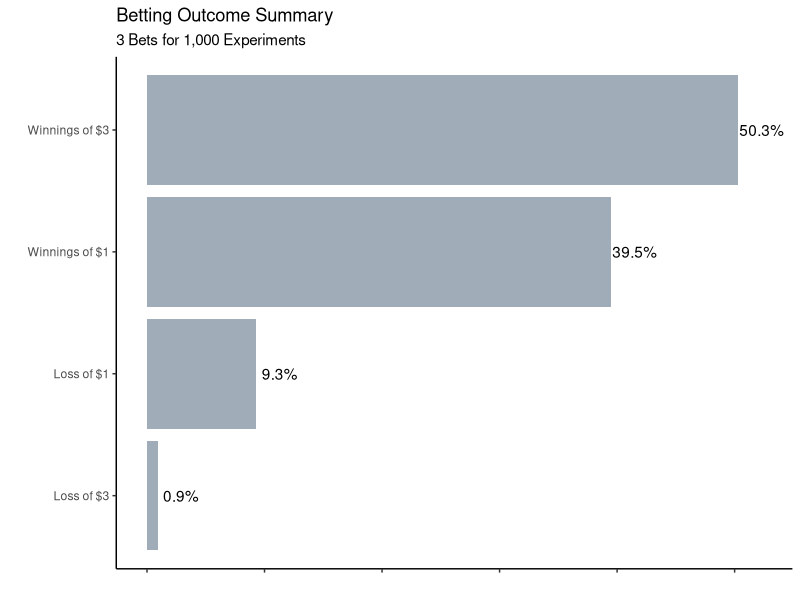
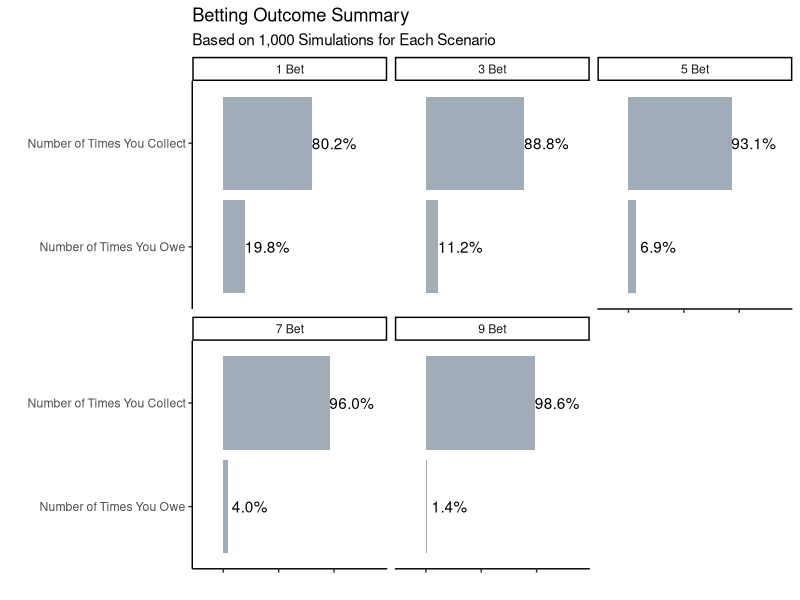

The R source for these figures, in order:
## ---- chunk 1
knitr::opts_chunk$set(echo = TRUE)
## ---- chunk 2
library(tidyverse)
## ---- chunk 3
data_set <- tibble(
  ice_cream_type = c("Vanilla", "Strawberry"),
  n_size         = c(40, 160))
## ---- chunk 4
data_set <- data_set %>%
  mutate(total_n_size = sum(n_size),
         probability  = round(n_size/total_n_size,4))
## ---- chunk 5
data_set
## ---- chunk 6
outcome <- tibble(outcome = c(-1, 1))

data_set <- cbind(data_set, outcome) %>%
  mutate(expected_prob = probability * outcome,
         num_new_bets  = 100,
         expected_value = expected_prob * num_new_bets) 

glimpse(data_set)
## ---- chunk 7
certain_bet_amount <- data_set %>%
  summarise(certain_bet = sum(expected_value) / max(num_new_bets))

certain_bet_amount
## ---- chunk 8
set.seed(1324)

three_bet_experiment <- tibble(
  experiment_num = rep(c(1:1000), each = 3),
  random_value   = runif(3000, 0, 1))
  
three_bet_experiment <- three_bet_experiment %>%
  mutate(win_loss = case_when(random_value <= 0.20 ~ -1,
                              TRUE ~ 1))
## ---- chunk 9
head(three_bet_experiment)
## ---- chunk 10
three_bet_aggr <- three_bet_experiment %>%
  group_by(experiment_num) %>%
  summarise(win_loss_sum = sum(win_loss)) %>%
  ungroup() %>%
  mutate(win_loss_bucket = case_when(win_loss_sum < 0 ~ str_c("Loss of $", abs(win_loss_sum)),
                                     TRUE ~ str_c("Winnings of $", win_loss_sum))) %>%
  mutate(win_loss_tally = 1)
## ---- chunk 11
head(three_bet_aggr)
## ---- chunk 12
three_bet_graph <- three_bet_aggr %>%
  select(win_loss_bucket, win_loss_tally) %>%
  group_by(win_loss_bucket) %>%
  summarise(win_loss_tally = sum(win_loss_tally)) %>%
  ungroup() %>%
  mutate(win_loss_perc = win_loss_tally / 1000)
## ---- chunk 13
head(three_bet_graph)
## ---- chunk 14
g <- ggplot(three_bet_graph, 
            aes(x = reorder(win_loss_bucket, win_loss_perc), 
                y = win_loss_perc)) + 
  geom_bar(stat = "identity",
           fill = "#a0acb8") +
  geom_text(aes(x = win_loss_bucket,
                y = win_loss_perc + 0.02, 
                label = scales::percent(win_loss_perc))) +
  coord_flip() +
  theme_classic() +
  theme(axis.text.x = element_blank()) +
  xlab(label = "") +
  ylab(label = "") +
  labs(title = "Betting Outcome Summary",
       subtitle = "3 Bets for 1,000 Experiments")
  
g
## ---- chunk 15
set.seed(123)

bet_scenario_tbl <- rbind(
  str_c(rep(c(1:1), each = 1000), " Bet") %>% enframe(),
  str_c(rep(c(3:3), each = 3000), " Bet") %>% enframe(),
  str_c(rep(c(5:5), each = 5000), " Bet") %>% enframe(),
  str_c(rep(c(7:7), each = 7000), " Bet") %>% enframe(),
  str_c(rep(c(9:9), each = 9000), " Bet") %>% enframe()
  ) %>%
  rename(bet_scenario = value)


experiment_num_tbl <- rbind(
  rep(c(1:1000), each = 1) %>% enframe(),
  rep(c(1:1000), each = 3) %>% enframe(),
  rep(c(1:1000), each = 5) %>% enframe(),
  rep(c(1:1000), each = 7) %>% enframe(),
  rep(c(1:1000), each = 9) %>% enframe()
  ) %>%
  rename(experiment_num = value)


random_value_tbl <- runif(25000, 0, 1) %>% enframe() %>%
  rename(random_value = value)

mult_bet_scenario_tbl <- cbind(bet_scenario_tbl, experiment_num_tbl, random_value_tbl) %>%
  select(bet_scenario, experiment_num, random_value)
## ---- chunk 16
head(mult_bet_scenario_tbl)
## ---- chunk 17
mult_bet_scenario_tbl <- mult_bet_scenario_tbl %>%
  mutate(win_loss = case_when(random_value <= 0.20 ~ -1,
                              TRUE ~ 1))
## ---- chunk 18
mult_bet_scenario_aggr <- mult_bet_scenario_tbl %>%
  group_by(bet_scenario, experiment_num) %>%
  summarise(win_loss_sum = sum(win_loss)) %>%
  ungroup() %>%
  mutate(win_loss_bucket = case_when(win_loss_sum < 0 ~ "Number of Times You Owe",
                                     TRUE ~ "Number of Times You Collect")) %>%
  mutate(win_loss_tally = 1)
## ---- chunk 19
mult_bet_scenario_aggr %>% glimpse()
## ---- chunk 20
mult_bet_scenario_graph <- mult_bet_scenario_aggr %>%
  select(bet_scenario, win_loss_bucket, win_loss_tally) %>%
  group_by(bet_scenario, win_loss_bucket) %>%
  summarise(win_loss_tally = sum(win_loss_tally)) %>%
  ungroup() %>%
  mutate(win_loss_perc = win_loss_tally / 1000)
## ---- chunk 21
head(mult_bet_scenario_graph)
## ---- chunk 22
g <- ggplot(mult_bet_scenario_graph, 
            aes(x = reorder(win_loss_bucket, win_loss_perc), 
                y = win_loss_perc)) + 
  geom_bar(stat = "identity",
           fill = "#a0acb8") +
  geom_text(aes(x = win_loss_bucket, 
                y = win_loss_perc + 0.2, 
                label = scales::percent(win_loss_perc))) +
  coord_flip() +
  theme_classic() +
  theme(axis.text.x = element_blank()) +
  xlab(label = "") +
  ylab(label = "") +
  labs(title = "Betting Outcome Summary",
       subtitle = "Based on 1,000 Simulations for Each Scenario") +
  
  ylim(-0.2, 1.4) +
  
  facet_wrap( ~ bet_scenario, ncol = 3)
  
g
